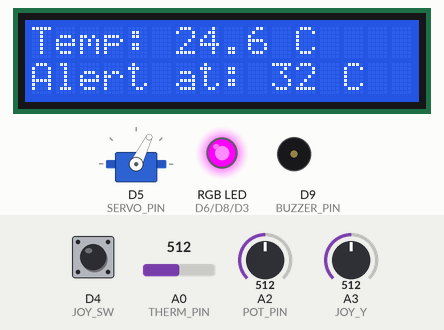
Recording of a sketch running on a simulated Arduino Uno R4 WiFi. On the bench: servo, 16×2 character LCD, an RGB LED mixed from three pins (HIGH = lit), buzzer (waves = sounding). Inputs (shaded band) come from the test bench; at power-on: A3 (JOY_Y) = 512, D4 (JOY_SW) HIGH, A0 (THERM_PIN) = 512, A2 (POT_PIN) = 512. WiFi joins after 1.5 s; servers stay silent unless stated; no MQTT or app messages arrive unless stated; what the sketch prints to the serial monitor is not drawn.

Above: at 3.8 s.
3.9 s: A3 (JOY_Y) set to 110
5.5 s: A3 (JOY_Y) set to 88
At 6.04 s:
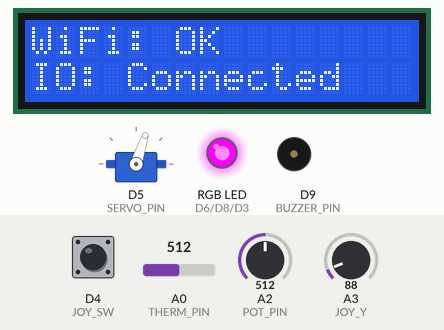
8.5 s: D4 (JOY_SW) pulled LOW for 0.15 s
At 9.5 s:
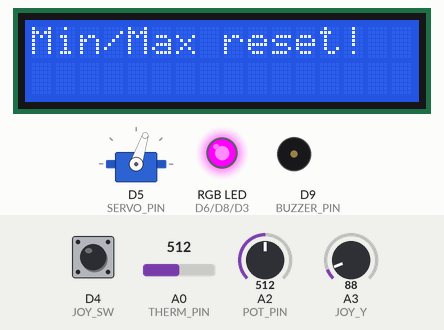
10.4 s: A0 (THERM_PIN) set to 546
At 11.91 s:
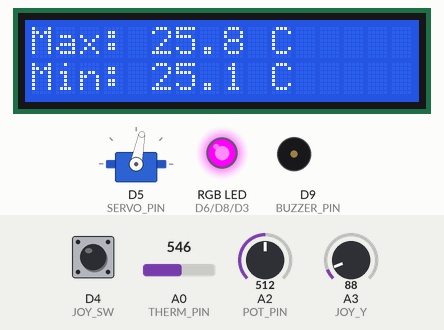
12.4 s: A0 (THERM_PIN) set to 564
At 13.81 s:
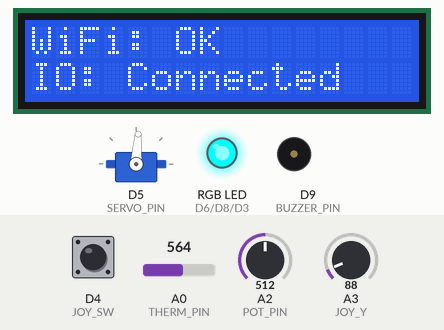
15.4 s: A2 (POT_PIN) set to 383
At 16.9 s:
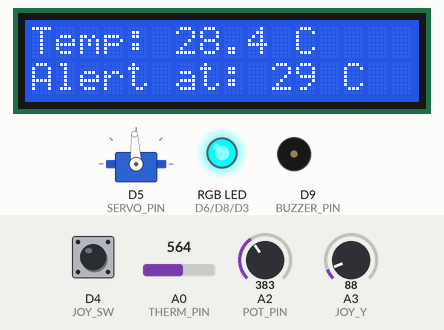
18.2 s: A2 (POT_PIN) set to 353
At 20.7 s:
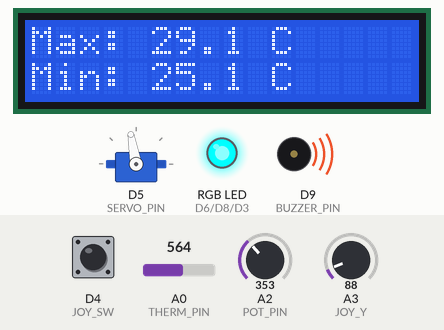
Timing chart, 0 to 22.2 s (numbered marks = the images above; inputs shaded):
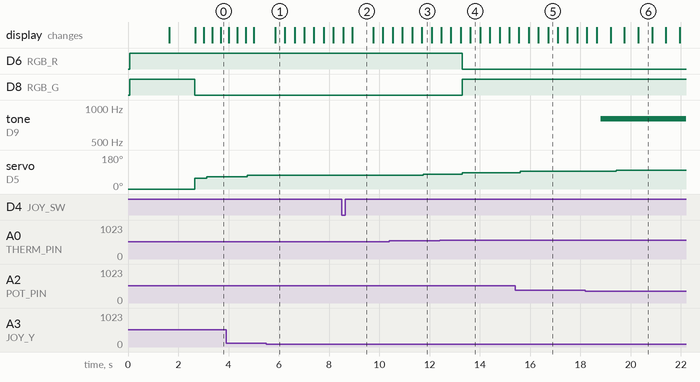

The sketch:

ESP32_Temperature_Monitor.ino
```cpp
// =====================================================
//  WiFi Environmental Monitor — Freenove ESP32-S3
//  Sensors: Thermistor, Potentiometer, Joystick
//  Outputs: LCD, Servo, RGB LED, Buzzer, Adafruit IO
// =====================================================

#include <Wire.h>
#include <LiquidCrystal_I2C.h>
#include <WiFiS3.h>
#include <Servo.h>
#include "Adafruit_MQTT.h"
#include "Adafruit_MQTT_Client.h"

//  ───────────────────────────────
#define WIFI_SSID    "Wifi_Name"
#define WIFI_PASS    "Wifi_Password"
#define AIO_USERNAME "Username"
#define AIO_KEY      "AdaFruit_Key"

// ─────────────────────────────────────────────────────

// Pins
#define THERM_PIN   A0
#define POT_PIN     A2
#define SERVO_PIN   5
#define BUZZER_PIN  9
#define RGB_R       6
#define RGB_G       8
#define RGB_B       3
#define JOY_X       A1
#define JOY_Y       A3
#define JOY_SW      4

// LCD screens
#define SCREEN_TEMP   0
#define SCREEN_STATUS 1
#define SCREEN_MINMAX 2
#define TOTAL_SCREENS 3

LiquidCrystal_I2C lcd(0x27, 16, 2);
Servo myServo;

WiFiClient wifiClient;
Adafruit_MQTT_Client mqtt(&wifiClient, "io.adafruit.com", 1883, AIO_USERNAME, AIO_KEY);
Adafruit_MQTT_Publish tempFeed = Adafruit_MQTT_Publish(&mqtt, AIO_USERNAME "/feeds/temperature");

float tempMin = 999;
float tempMax = -999;
int currentScreen = 0;
int lastScreen = -1;
bool lastJoyPress = false;

float smoothedTemp = 23.0;
const float filterFactor = 0.08;

unsigned long lastPublishTime = 0;
#define PUBLISH_INTERVAL 10000

unsigned long lastLCDUpdateTime = 0;
#define LCD_UPDATE_INTERVAL 300

void setRGB(int r, int g, int b) {
  analogWrite(RGB_R, 255 - r);
  analogWrite(RGB_G, 255 - g);
  analogWrite(RGB_B, 255 - b);
}

void updateRGB(float temp) {
  if (temp < 20) {
    setRGB(0, 0, 255);
  } else if (temp < 27) {
    setRGB(0, 255, 0);
  } else if (temp < 33) {
    setRGB(255, 100, 0);
  } else {
    setRGB(255, 0, 0);
  }
}

float readTemperature() {
  int raw = analogRead(THERM_PIN);
  if (raw == 0 || raw >= 1023) return smoothedTemp;
  float voltage = raw * (3.3 / 1023.0);
  float resistance = (10000.0 * (3.3 - voltage)) / voltage;
  float tempK = 1.0 / (0.001129 + 0.000234 * log(resistance)
              + 0.0000000877 * pow(log(resistance), 3));
  return tempK - 273.15;
}

float readThreshold() {
  return map(analogRead(POT_PIN), 0, 1023, 20, 45);
}

void checkJoystick() {
  int joyY = analogRead(JOY_Y);
  bool joyPressed = (digitalRead(JOY_SW) == LOW);

  if (joyY < 100) {
    currentScreen = (currentScreen + 1) % TOTAL_SCREENS;
    delay(300);
  } else if (joyY > 900) {
    currentScreen = (currentScreen - 1 + TOTAL_SCREENS) % TOTAL_SCREENS;
    delay(300);
  }

  if (joyPressed && !lastJoyPress) {
    tempMin = 999;
    tempMax = -999;
    lcd.clear();
    lcd.print("Min/Max reset!");
    delay(800);
    lastScreen = -1;
  }
  lastJoyPress = joyPressed;
}

void updateLCD(float temp, float threshold) {
  unsigned long currentMillis = millis();
  if (currentMillis - lastLCDUpdateTime >= LCD_UPDATE_INTERVAL || currentScreen != lastScreen) {
    lastLCDUpdateTime = currentMillis;
    lastScreen = currentScreen;
    lcd.clear();
    switch (currentScreen) {
      case SCREEN_TEMP:
        lcd.setCursor(0, 0);
        lcd.print("Temp: ");
        lcd.print(temp, 1);
        lcd.print(" C");
        lcd.setCursor(0, 1);
        lcd.print("Alert at: ");
        lcd.print((int)threshold);
        lcd.print(" C");
        break;
      case SCREEN_STATUS:
        lcd.setCursor(0, 0);
        lcd.print("WiFi: ");
        lcd.print(WiFi.status() == WL_CONNECTED ? "OK" : "OFF");
        lcd.setCursor(0, 1);
        lcd.print("IO: ");
        lcd.print(mqtt.connected() ? "Connected" : "Offline");
        break;
      case SCREEN_MINMAX:
        lcd.setCursor(0, 0);
        lcd.print("Max: ");
        lcd.print(tempMax, 1);
        lcd.print(" C");
        lcd.setCursor(0, 1);
        lcd.print("Min: ");
        lcd.print(tempMin, 1);
        lcd.print(" C");
        break;
    }
  }
}

void connectWiFi() {
  Serial.print("Connecting to WiFi");
  WiFi.begin(WIFI_SSID, WIFI_PASS);
  while (WiFi.status() != WL_CONNECTED) {
    delay(500);
    Serial.print(".");
  }
  Serial.println(" Connected!");
}

void connectMQTT() {
  if (mqtt.connected()) return;
  Serial.print("Connecting to Adafruit IO... ");
  int8_t ret;
  while ((ret = mqtt.connect()) != 0) {
    Serial.println(mqtt.connectErrorString(ret));
    Serial.println("Retrying in 5 seconds...");
    mqtt.disconnect();
    delay(5000);
  }
  Serial.println("Adafruit IO connected!");
}

void setup() {
  Serial.begin(115200);
  pinMode(RGB_R, OUTPUT);
  pinMode(RGB_G, OUTPUT);
  pinMode(RGB_B, OUTPUT);
  pinMode(BUZZER_PIN, OUTPUT);
  noTone(BUZZER_PIN);
  pinMode(JOY_SW, INPUT_PULLUP);
  myServo.attach(SERVO_PIN);
  myServo.write(0);
  lcd.init();
  lcd.backlight();
  lcd.print("Starting up...");
  setRGB(0, 0, 0);
  connectWiFi();
  connectMQTT();
  lcd.clear();
  lcd.print("Monitor Ready!");
  delay(1000);
}

void loop() {
  if (WiFi.status() != WL_CONNECTED) connectWiFi();
  if (!mqtt.connected()) connectMQTT();
  mqtt.processPackets(10);

  float rawTemp   = readTemperature();
  float threshold = readThreshold();

  smoothedTemp = (rawTemp * filterFactor) + (smoothedTemp * (1.0 - filterFactor));

  if (smoothedTemp > tempMax) tempMax = smoothedTemp;
  if (smoothedTemp < tempMin) tempMin = smoothedTemp;

  myServo.write(constrain(map((int)smoothedTemp, 15, 40, 0, 180), 0, 180));

  updateRGB(smoothedTemp);
  checkJoystick();
  updateLCD(smoothedTemp, threshold);

  // Police siren alert
  if (smoothedTemp > threshold) {
    for (int freq = 800; freq <= 1600; freq += 20) {
      tone(BUZZER_PIN, freq);
      delay(2);
    }
    for (int freq = 1600; freq >= 800; freq -= 20) {
      tone(BUZZER_PIN, freq);
      delay(2);
    }
  } else {
    noTone(BUZZER_PIN);
  }

  Serial.print("Temp: "); Serial.print(smoothedTemp);
  Serial.print(" C | Threshold: "); Serial.print(threshold);
  Serial.print(" | Screen: "); Serial.println(currentScreen);

  unsigned long now = millis();
  if (now - lastPublishTime >= PUBLISH_INTERVAL) {
    if (tempFeed.publish(smoothedTemp)) {
      Serial.println("Published to Adafruit IO!");
    } else {
      Serial.println("Publish failed.");
    }
    lastPublishTime = now;
  }

  delay(50);
}
```

Measured:
- the behaviour switches between 100 and 99 on A3 (JOY_Y) (found by bisection; images 0 and 1)
- the behaviour switches between 554 and 555 on A0 (THERM_PIN) (found by bisection; images 3 and 4)
- the behaviour switches between 369 and 368 on A2 (POT_PIN) (found by bisection; images 5 and 6)
- after the input at 5.5 s, the display: changes after 0.35 s (image 1)
- after the input at 8.5 s, the display: first differs from a run without the input after 0.43 s (image 2)
- after the input at 10.4 s, servo on D5 (SERVO_PIN): 72° → 79° after 1.3 s
- after the input at 12.4 s, D6 (RGB_R): HIGH → LOW after 0.90 s instead of 2.4 s; D8 (RGB_G): LOW → HIGH after 0.90 s instead of 2.4 s; servo on D5 (SERVO_PIN): 79° → 86° after 0.90 s instead of 2.4 s
- after the input at 18.2 s, servo on D5 (SERVO_PIN): 93° → 100° after 1.2 s instead of 0.89 s
